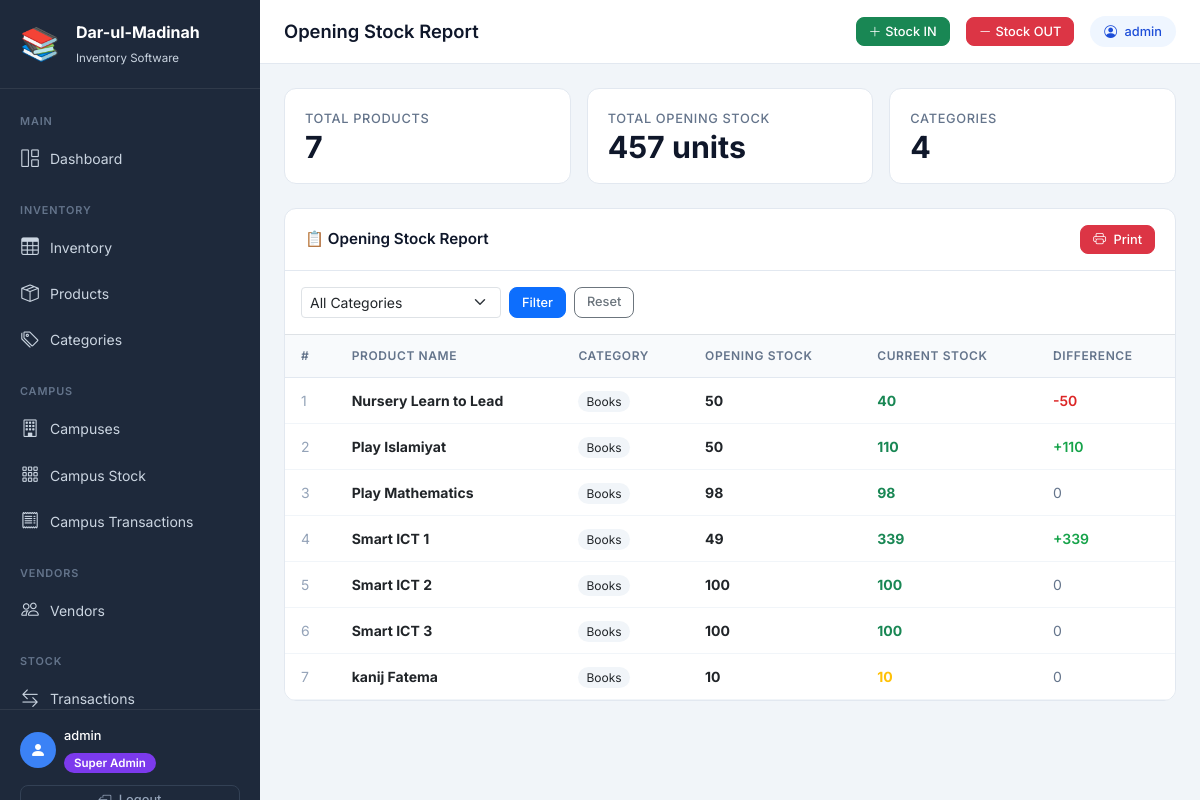
Page /reports/opening/ (signed in) on the committed database.
### inventory/models.py (models this page shows, shortened)
class Product(models.Model):
    name = models.CharField(max_length=200, verbose_name="Product Name")
    category = models.ForeignKey(
        Category, on_delete=models.PROTECT,
        related_name='products', verbose_name="Category"
    )
    purchase_price = models.DecimalField(
        max_digits=10, decimal_places=2,
        verbose_name="Purchase Price (৳)"
    )
    selling_price = models.DecimalField(
        max_digits=10, decimal_places=2,
        verbose_name="Selling Price (৳)"
    )
    quantity = models.PositiveIntegerField(default=0, verbose_name="Current Stock")
    opening_stock = models.PositiveIntegerField(default=0, verbose_name="Opening Stock")
    low_stock_threshold = models.PositiveIntegerField(
        default=10, verbose_name="Low Stock Alert Threshold"
    )
    vendor = models.ForeignKey(
        'Vendor', on_delete=models.SET_NULL,
        null=True, blank=True,
        related_name='products', verbose_name="Vendor"
    )
    description = models.TextField(blank=True, null=True, verbose_name="Description")
    created_at = models.DateTimeField(auto_now_add=True)
    updated_at = models.DateTimeField(auto_now=True)
    class Meta:
        verbose_name = "Product"
        verbose_name_plural = "Products"
        ordering = ['name']
    @property
    def is_low_stock(self):
        return self.quantity <= self.low_stock_threshold

class Category(models.Model):
    name = models.CharField(max_length=100, unique=True, verbose_name="Category Name")
    description = models.TextField(blank=True, null=True, verbose_name="Description")
    created_at = models.DateTimeField(auto_now_add=True)
    class Meta:
        verbose_name = "Category"
        verbose_name_plural = "Categories"
        ordering = ['name']

### inventory/views.py (the view)
# urls.py: path('reports/opening/', views.stock_opening_report, name='stock_opening_report'),
@login_required
def stock_opening_report(request):
    if not is_super_admin(request.user):
        messages.error(request, '❌ Access denied!')
        return redirect('dashboard')
    category_filter = request.GET.get('category', '')
    products = Product.objects.select_related(
        'category').order_by('category__name', 'name')
    if category_filter:
        products = products.filter(category_id=category_filter)
    categories = Category.objects.all()
    total_opening = sum(p.opening_stock for p in products)
    return render(request, 'inventory/stock_opening_report.html', {
        'products': products,
        'categories': categories,
        'category_filter': category_filter,
        'total_opening': total_opening,
        'page_title': 'Opening Stock Report',
    })

### inventory/views.py (called while the page is built)
def is_super_admin(user):
    return user.is_superuser or user.is_staff

### inventory/templates/inventory/stock_opening_report.html (shortened to what this page needs)
{% extends "inventory/base.html" %}
{% block content %}
<div class="row g-3 mb-4">
    <div class="col-md-4">
        <div class="stat-card">
            <div class="stat-label">Total Products</div>
            <div class="stat-value mt-1">{{ products|length }}</div>
        </div>
    </div>
    <div class="col-md-4">
        <div class="stat-card">
            <div class="stat-label">Total Opening Stock</div>
            <div class="stat-value mt-1">{{ total_opening }} units</div>
        </div>
    </div>
    <div class="col-md-4">
        <div class="stat-card">
            <div class="stat-label">Categories</div>
            <div class="stat-value mt-1">{{ categories|length }}</div>
        </div>
    </div>
</div>
<div class="table-card">
    <div class="table-card-header">
        <h5>📋 Opening Stock Report</h5>
        <button onclick="window.print()" class="btn btn-sm btn-danger">
            <i class="bi bi-printer me-1"></i> Print
        </button>
    </div>
    <div class="p-3 border-bottom">
        <form method="get" class="d-flex gap-2">
            <select name="category" class="form-select form-select-sm" style="max-width:200px;">
                <option value="">All Categories</option>
            </select>
            <button type="submit" class="btn btn-primary btn-sm">Filter</button>
            <a href="{% url 'stock_opening_report' %}" class="btn btn-outline-secondary btn-sm">Reset</a>
        </form>
    </div>
    <div style="overflow-x:auto;">
        <table class="table table-hover mb-0">
            <thead>
                <tr>
                    <th>#</th>
                    <th>Product Name</th>
                    <th>Category</th>
                    <th>Opening Stock</th>
                    <th>Current Stock</th>
                    <th>Difference</th>
                </tr>
            </thead>
            <tbody>
                {% for product in products %}
                <tr>
                    <td style="color:#94a3b8;">{{ forloop.counter }}</td>
                    <td><strong>{{ product.name }}</strong></td>
                    <td>
                        <span style="background:#f1f5f9;padding:3px 8px;border-radius:20px;font-size:0.75rem;">
                            {{ product.category.name }}
                        </span>
                    </td>
                    <td><strong>{{ product.opening_stock }}</strong></td>
                    <td>
                        <strong class="{% if product.quantity == 0 %}text-danger{% elif product.is_low_stock %}text-warning{% else %}text-success{% endif %}">
                            {{ product.quantity }}
                        </strong>
                    </td>
                    <td>
                        {% with diff=product.quantity|add:"-"|add:product.opening_stock|stringformat:"s" %}
                            {% if product.quantity > product.opening_stock %}
                                <span style="color:#16a34a;font-weight:600;">
                                    +{{ product.quantity|add:"-0" }}
                                </span>
                            {% elif product.quantity < product.opening_stock %}
                                <span style="color:#dc2626;font-weight:600;">
                                    -{{ product.opening_stock|add:"-0" }}
                                </span>
                            {% else %}
                                <span style="color:#64748b;">0</span>
                            {% endif %}
                        {% endwith %}
                    </td>
                </tr>
                {% endfor %}
            </tbody>
        </table>
    </div>
</div>
{% endblock %}

### inventory/templates/inventory/base.html (shortened to what this page needs)
<!DOCTYPE html>
<html lang="en">
<head>
    <link href="https://cdn.jsdelivr.net/npm/bootstrap@5.3.0/dist/css/bootstrap.min.css" rel="stylesheet">
    <link href="https://cdn.jsdelivr.net/npm/bootstrap-icons@1.11.0/font/bootstrap-icons.css" rel="stylesheet">
</head>
<body>
<aside class="sidebar">
    <a href="{% url 'dashboard' %}" class="sidebar-brand d-flex align-items-center gap-3">
        <div class="brand-icon">📚</div>
        <div>
            <span class="brand-title">Dar-ul-Madinah</span>
            <span class="brand-sub">
                {% if request.user.is_superuser or request.user.is_staff %}
                    Inventory Software
                {% else %}
                    Campus Portal
                {% endif %}
            </span>
        </div>
    </a>
    <nav class="sidebar-nav">
        <span class="nav-section-label">Main</span>
        <a href="{% url 'dashboard' %}" class="sidebar-link {% if request.resolver_match.url_name == 'dashboard' %}active{% endif %}">
            <i class="bi bi-grid-1x2"></i> Dashboard
        </a>
        {% if request.user.is_superuser or request.user.is_staff %}
        <span class="nav-section-label mt-2">Inventory</span>
        <a href="{% url 'inventory_overview' %}" class="sidebar-link {% if request.resolver_match.url_name == 'inventory_overview' %}active{% endif %}">
            <i class="bi bi-table"></i> Inventory
        </a>
        <a href="{% url 'product_list' %}" class="sidebar-link {% if 'product' in request.resolver_match.url_name %}active{% endif %}">
            <i class="bi bi-box-seam"></i> Products
        </a>
        <a href="{% url 'category_list' %}" class="sidebar-link {% if 'category' in request.resolver_match.url_name %}active{% endif %}">
            <i class="bi bi-tags"></i> Categories
        </a>
        <span class="nav-section-label mt-2">Campus</span>
        <a href="{% url 'campus_list' %}" class="sidebar-link ">
            <i class="bi bi-building"></i> Campuses
        </a>
        <a href="{% url 'campus_stock_dashboard' %}" class="sidebar-link {% if request.resolver_match.url_name == 'campus_stock_dashboard' %}active{% endif %}">
            <i class="bi bi-grid-3x3-gap"></i> Campus Stock
        </a>
        <a href="{% url 'campus_transaction_report' %}" class="sidebar-link {% if request.resolver_match.url_name == 'campus_transaction_report' %}active{% endif %}">
            <i class="bi bi-receipt"></i> Campus Transactions
        </a>
        <span class="nav-section-label mt-2">Vendors</span>
        <a href="{% url 'vendor_list' %}" class="sidebar-link {% if 'vendor' in request.resolver_match.url_name %}active{% endif %}">
            <i class="bi bi-people"></i> Vendors
        </a>
        <span class="nav-section-label mt-2">Stock</span>
        <a href="{% url 'stock_log_list' %}" class="sidebar-link {% if request.resolver_match.url_name == 'stock_log_list' %}active{% endif %}">
            <i class="bi bi-arrow-left-right"></i> Transactions
        </a>
        {% endif %}
    </nav>
    <div class="sidebar-footer">
        <div class="d-flex align-items-center gap-2 mb-2">
            <div style="width:36px;height:36px;background:#3b82f6;border-radius:50%;display:flex;align-items:center;justify-content:center;">
                <i class="bi bi-person-fill text-white" style="font-size:1rem;"></i>
            </div>
            <div>
                <div style="color:#fff;font-size:0.8rem;font-weight:500;">
                    {{ request.user.get_full_name|default:request.user.username }}
                </div>
                <div class="mt-1">
                    {% if request.user.is_superuser or request.user.is_staff %}
                        <span class="role-badge-super">Super Admin</span>
                    {% else %}
                        <span class="role-badge-campus">Campus Admin</span>
                    {% endif %}
                </div>
            </div>
        </div>
        <a href="{% url 'logout' %}" class="btn btn-sm btn-outline-secondary w-100 mt-1" style="border-color:#334155;color:#94a3b8;">
            <i class="bi bi-box-arrow-left me-1"></i> Logout
        </a>
    </div>
</aside>
<div class="main-wrapper">
    <div class="top-navbar">
        <h1 class="page-heading flex-grow-1">
            {% block page_heading %}{{ page_title|default:"Dashboard" }}{% endblock %}
        </h1>
        {% if request.user.is_superuser or request.user.is_staff %}
            <a href="{% url 'stock_in' %}" class="btn btn-sm btn-success d-none d-md-flex align-items-center gap-1">
                <i class="bi bi-plus-lg"></i> Stock IN
            </a>
            <a href="{% url 'stock_out' %}" class="btn btn-sm btn-danger d-none d-md-flex align-items-center gap-1">
                <i class="bi bi-dash-lg"></i> Stock OUT
            </a>
        {% endif %}
        <div class="user-badge d-none d-md-block">
            <i class="bi bi-person-circle me-1"></i> {{ request.user.username }}
        </div>
    </div>
    <main class="page-content">
        {% block content %}{% endblock %}
    </main>
</div>
</body>
</html>

### inventory/templates/inventory/base.html (style rules this page uses)
:root { --sidebar-width: 260px; --sidebar-bg: #1e293b; --sidebar-text: #cbd5e1; --sidebar-active: #3b82f6; }
* { font-family: 'Inter', sans-serif; }
body { background-color: #f1f5f9; min-height: 100vh; }
.sidebar { width: var(--sidebar-width); min-height: 100vh; background: var(--sidebar-bg); position: fixed; top: 0; left: 0; z-index: 1000; display: flex; flex-direction: column; }
.sidebar-brand { padding: 20px; border-bottom: 1px solid rgba(255,255,255,0.08); text-decoration: none; }
.brand-title { color: #fff; font-size: 1rem; font-weight: 700; display: block; }
.brand-sub { color: var(--sidebar-text); font-size: 0.72rem; }
.brand-icon { font-size: 2rem; color: var(--sidebar-active); }
.sidebar-nav { flex: 1; padding: 12px 0; overflow-y: auto; overflow-x: hidden; max-height: calc(100vh - 180px); }
.nav-section-label { color: #64748b; font-size: 0.68rem; font-weight: 600; text-transform: uppercase; letter-spacing: 0.08em; padding: 12px 20px 6px; display: block; }
.sidebar-link { display: flex; align-items: center; gap: 10px; padding: 10px 20px; color: var(--sidebar-text); text-decoration: none; font-size: 0.875rem; transition: all 0.15s ease; position: relative; }
.sidebar-link i { font-size: 1.1rem; width: 20px; text-align: center; }
.sidebar-footer { padding: 16px 20px; border-top: 1px solid rgba(255,255,255,0.08); }
.main-wrapper { margin-left: var(--sidebar-width); min-height: 100vh; display: flex; flex-direction: column; }
.top-navbar { background: #fff; border-bottom: 1px solid #e2e8f0; height: 64px; display: flex; align-items: center; padding: 0 24px; gap: 16px; position: sticky; top: 0; z-index: 100; }
.page-heading { font-size: 1.15rem; font-weight: 600; color: #0f172a; margin: 0; }
.user-badge { background: #eff6ff; color: #1d4ed8; padding: 6px 14px; border-radius: 20px; font-size: 0.8rem; font-weight: 500; }
.role-badge-super { background: #7c3aed; color: #fff; padding: 3px 10px; border-radius: 20px; font-size: 0.72rem; font-weight: 600; }
.page-content { flex: 1; padding: 24px; }
.stat-card { background: #fff; border-radius: 12px; padding: 20px; border: 1px solid #e2e8f0; transition: transform 0.2s, box-shadow 0.2s; }
.stat-value { font-size: 1.9rem; font-weight: 700; color: #0f172a; line-height: 1; }
.stat-label { font-size: 0.8rem; color: #64748b; font-weight: 500; text-transform: uppercase; letter-spacing: 0.05em; }
.table-card { background: #fff; border-radius: 12px; border: 1px solid #e2e8f0; overflow: hidden; }
.table-card-header { padding: 16px 20px; border-bottom: 1px solid #e2e8f0; display: flex; align-items: center; justify-content: space-between; gap: 12px; }
.table-card-header h5 { margin: 0; font-size: 0.95rem; font-weight: 600; color: #0f172a; }
.table thead th { background: #f8fafc; color: #64748b; font-size: 0.75rem; font-weight: 600; text-transform: uppercase; letter-spacing: 0.05em; border-bottom: 1px solid #e2e8f0; padding: 12px 16px; }
.table tbody td { padding: 12px 16px; vertical-align: middle; border-bottom: 1px solid #f1f5f9; font-size: 0.875rem; }
.btn { border-radius: 8px; font-weight: 500; font-size: 0.875rem; }
.btn-sm { font-size: 0.8rem; padding: 4px 12px; }

### rows in the picture
Product: name "Nursery Learn to Lead", category.name "Books", opening_stock "50", quantity "40", opening_stock|add "50"
Product: name "Play Islamiyat", category.name "Books", opening_stock "50", quantity "110", quantity|add "110"
Product: name "Play Mathematics", category.name "Books", opening_stock "98", quantity "98", shows "0"
Product: name "Smart ICT 1", category.name "Books", opening_stock "49", quantity "339", quantity|add "339"
Product: name "Smart ICT 2", category.name "Books", opening_stock "100", quantity "100"
Product: name "Smart ICT 3", category.name "Books", opening_stock "100", quantity "100"
Product: name "kanij Fatema", category.name "Books", opening_stock "10", quantity "10"

### other values in the picture
{{ request.user.get_full_name|default:request.user.username }} "admin"
{{ page_title|default:"Dashboard" }} "Opening Stock Report"
{{ request.user.username }} "admin"
{{ products|length }} "7"
{{ total_opening }} "457"
{{ categories|length }} "4"
